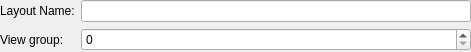
<?xml version="1.0" encoding="UTF-8"?>
<ui version="4.0">
 <class>qDMMLThreeDViewInformationWidget</class>
 <widget class="qDMMLWidget" name="qDMMLThreeDViewInformationWidget">
  <property name="geometry">
   <rect>
    <x>0</x>
    <y>0</y>
    <width>471</width>
    <height>52</height>
   </rect>
  </property>
  <property name="windowTitle">
   <string>Form</string>
  </property>
  <layout class="QFormLayout" name="formLayout">
   <property name="fieldGrowthPolicy">
    <enum>QFormLayout::AllNonFixedFieldsGrow</enum>
   </property>
   <property name="margin">
    <number>0</number>
   </property>
   <item row="0" column="0">
    <widget class="QLabel" name="label_2">
     <property name="text">
      <string>Layout Name:</string>
     </property>
    </widget>
   </item>
   <item row="0" column="1">
    <widget class="QLineEdit" name="LayoutNameLineEdit">
     <property name="toolTip">
      <string>Name of the slice</string>
     </property>
     <property name="readOnly">
      <bool>true</bool>
     </property>
    </widget>
   </item>
   <item row="2" column="0">
    <widget class="QLabel" name="label_11">
     <property name="text">
      <string>View group:</string>
     </property>
    </widget>
   </item>
   <item row="2" column="1">
    <widget class="QSpinBox" name="ViewGroupSpinBox">
     <property name="toolTip">
      <string>Navigation and linked properties are synchronized in views that has the same group index.</string>
     </property>
    </widget>
   </item>
  </layout>
 </widget>
 <customwidgets>
  <customwidget>
   <class>qDMMLWidget</class>
   <extends>QWidget</extends>
   <header>qDMMLWidget.h</header>
   <container>1</container>
  </customwidget>
 </customwidgets>
 <resources>
  <include location="../qDMMLWidgets.qrc"/>
 </resources>
 <connections/>
</ui>
